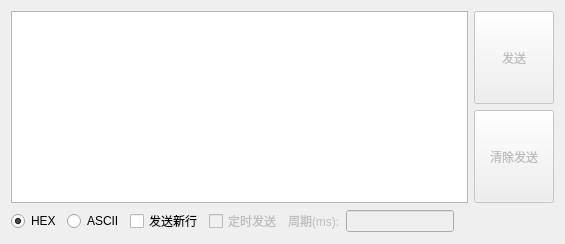
            <widget class="QWidget" name="tab">
             <attribute name="title">
              <string>手动发送</string>
             </attribute>
             <layout class="QVBoxLayout" name="verticalLayout_13">
              <item>
               <layout class="QVBoxLayout" name="verticalLayout_9">
                <item>
                 <layout class="QHBoxLayout" name="horizontalLayout_13">
                  <item>
                   <widget class="QTextEdit" name="textEdit">
                    <property name="enabled">
                     <bool>true</bool>
                    </property>
                   </widget>
                  </item>
                  <item>
                   <layout class="QVBoxLayout" name="verticalLayout_8">
                    <item>
                     <widget class="QPushButton" name="pushButton">
                      <property name="enabled">
                       <bool>false</bool>
                      </property>
                      <property name="sizePolicy">
                       <sizepolicy hsizetype="Minimum" vsizetype="Minimum">
                        <horstretch>0</horstretch>
                        <verstretch>0</verstretch>
                       </sizepolicy>
                      </property>
                      <property name="text">
                       <string>发送</string>
                      </property>
                     </widget>
                    </item>
                    <item>
                     <widget class="QPushButton" name="pushButton_3">
                      <property name="enabled">
                       <bool>false</bool>
                      </property>
                      <property name="sizePolicy">
                       <sizepolicy hsizetype="Preferred" vsizetype="Minimum">
                        <horstretch>0</horstretch>
                        <verstretch>0</verstretch>
                       </sizepolicy>
                      </property>
                      <property name="text">
                       <string>清除发送</string>
                      </property>
                     </widget>
                    </item>
                   </layout>
                  </item>
                 </layout>
                </item>
                <item>
                 <layout class="QHBoxLayout" name="horizontalLayout_12">
                  <item>
                   <widget class="QRadioButton" name="radioButton">
                    <property name="text">
                     <string>HEX</string>
                    </property>
                    <property name="checked">
                     <bool>true</bool>
                    </property>
                    <property name="autoExclusive">
                     <bool>false</bool>
                    </property>
                   </widget>
                  </item>
                  <item>
                   <widget class="QRadioButton" name="radioButton_2">
                    <property name="text">
                     <string>ASCII</string>
                    </property>
                    <property name="autoExclusive">
                     <bool>false</bool>
                    </property>
                   </widget>
                  </item>
                  <item>
                   <widget class="QCheckBox" name="checkBox_2">
                    <property name="enabled">
                     <bool>true</bool>
                    </property>
                    <property name="text">
                     <string>发送新行</string>
                    </property>
                   </widget>
                  </item>
                  <item>
                   <widget class="QCheckBox" name="checkBox_8">
                    <property name="enabled">
                     <bool>false</bool>
                    </property>
                    <property name="text">
                     <string>定时发送</string>
                    </property>
                    <property name="checkable">
                     <bool>true</bool>
                    </property>
                   </widget>
                  </item>
                  <item>
                   <widget class="QLabel" name="label_8">
                    <property name="enabled">
                     <bool>false</bool>
                    </property>
                    <property name="text">
                     <string>周期(ms):</string>
                    </property>
                   </widget>
                  </item>
                  <item>
                   <widget class="QLineEdit" name="lineEdit_2">
                    <property name="enabled">
                     <bool>false</bool>
                    </property>
                    <property name="sizePolicy">
                     <sizepolicy hsizetype="Preferred" vsizetype="Fixed">
                      <horstretch>0</horstretch>
                      <verstretch>0</verstretch>
                     </sizepolicy>
                    </property>
                   </widget>
                  </item>
                  <item>
                   <spacer name="horizontalSpacer">
                    <property name="orientation">
                     <enum>Qt::Horizontal</enum>
                    </property>
                    <property name="sizeType">
                     <enum>QSizePolicy::Minimum</enum>
                    </property>
                    <property name="sizeHint" stdset="0">
                     <size>
                      <width>100</width>
                      <height>20</height>
                     </size>
                    </property>
                   </spacer>
                  </item>
                 </layout>
                </item>
               </layout>
              </item>
             </layout>
            </widget>
